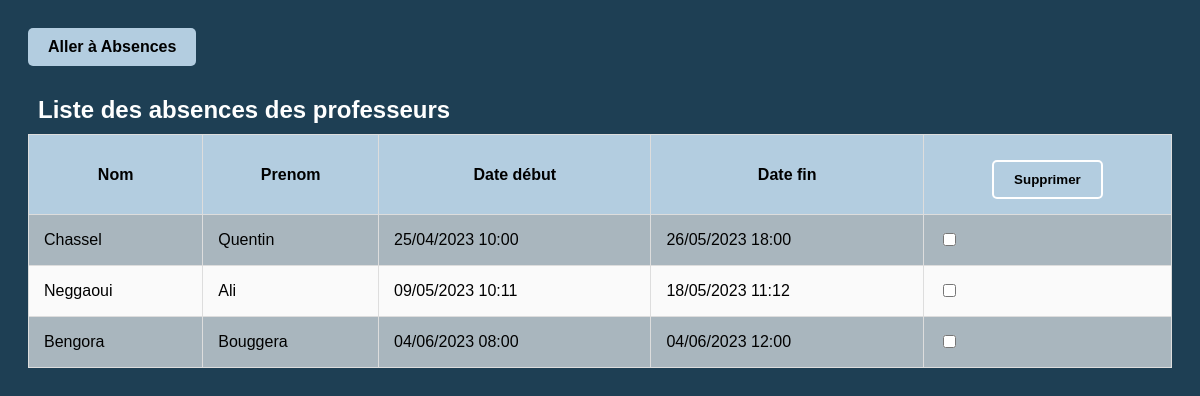
The page /validation_absences.php on the database its author committed.
### tables this page shows
CREATE TABLE IF NOT EXISTS `professeur` (
  `nom_professeur` varchar(100) NOT NULL,
  `prenom_professeur` varchar(100) NOT NULL,
  `debut_absence` datetime DEFAULT NULL,
  `fin_absence` datetime DEFAULT NULL,
  `id` int(11) NOT NULL AUTO_INCREMENT,
  PRIMARY KEY (`id`)
);

### validation_absences.php (the view, shortened to what this page needs)
<?php
$bdd = new PDO("mysql:host=localhost;dbname=xibo;charset=utf8mb4","root","");
$absences = $bdd->query('SELECT * FROM professeur ORDER BY debut_absence');
?>
<!DOCTYPE html>
<html lang="en" dir="ltr">
  <head>
    <link rel="stylesheet" type="text/css" href="CSS/validation_absences.css">
  </head>
  <body>
    <div class="button-container">
      <a href="absences.php" class="absences-button">Aller à Absences</a>
    </div>
    <form action="delete_absences.php" method="post">
      <table>
        <caption>Liste des absences des professeurs</caption>
        <thead>
          <tr>
            <th>Nom</th>
            <th>Prenom</th>
            <th>Date début</th>
            <th>Date fin</th>
            <th><input type="submit" value="Supprimer"></th>
          </tr>
        </thead>
        <?php
        if($absences->rowCount() > 0){
          while ($absence = $absences->fetch()) {
            ?>
            <tr>
              <td><?php echo $absence['nom_professeur'];?></td>
              <td><?php echo $absence['prenom_professeur'];?></td>
              <td><?php echo date("d/m/Y H:i", strtotime($absence['debut_absence']));?></td>
              <td><?php echo date("d/m/Y H:i", strtotime($absence['fin_absence']));?></td>
              <td><input type="checkbox" name="delete[]" value="<?php echo $absence['id'];?>"></td>
            </tr>
      <?php
      }
      ?>
      <?php
    }
    ?>
    </table>
    </form>
  </body>
</html>

### CSS/validation_absences.css (style rules this page uses)
body { font-family: Arial, sans-serif; background-color: #1e3f54; padding: 20px; }
table { border-collapse: collapse; width: 100%; color: rgb(255, 255, 255); }
table, th, td { border: 1px solid #ddd; padding: 15px; }
th { background-color: #b3cde0; color: rgb(0, 0, 0); }
tr:nth-child(even) { background-color: #f2f2f2; }
td { background-color: rgba(255, 255, 255, 0.621); color: #000000; }
caption { padding: 10px; caption-side: top; text-align: left; font-size: 24px; font-weight: bold; }
.absences-button { display: inline-block; padding: 10px 20px; color: #000000; background-color: #b3cde0; border: none; border-radius: 5px; text-decoration: none; font-weight: bold; margin-bottom: 20px; }
input[type="submit"] { display: inline-block; padding: 10px 20px; background-color: #b3cde0; color: #000000; border: 2px solid #ffffff; border-radius: 5px; font-weight: bold; cursor: pointer; margin-top: 10px; }

### rows shown on the page
professeur: nom_professeur "Chassel", prenom_professeur "Quentin", debut_absence "25/04/2023 10:00", fin_absence "26/05/2023 18:00"
professeur: nom_professeur "Neggaoui", prenom_professeur "Ali", debut_absence "09/05/2023 10:11", fin_absence "18/05/2023 11:12"
professeur: nom_professeur "Bengora", prenom_professeur "Bouggera", debut_absence "04/06/2023 08:00", fin_absence "04/06/2023 12:00"
